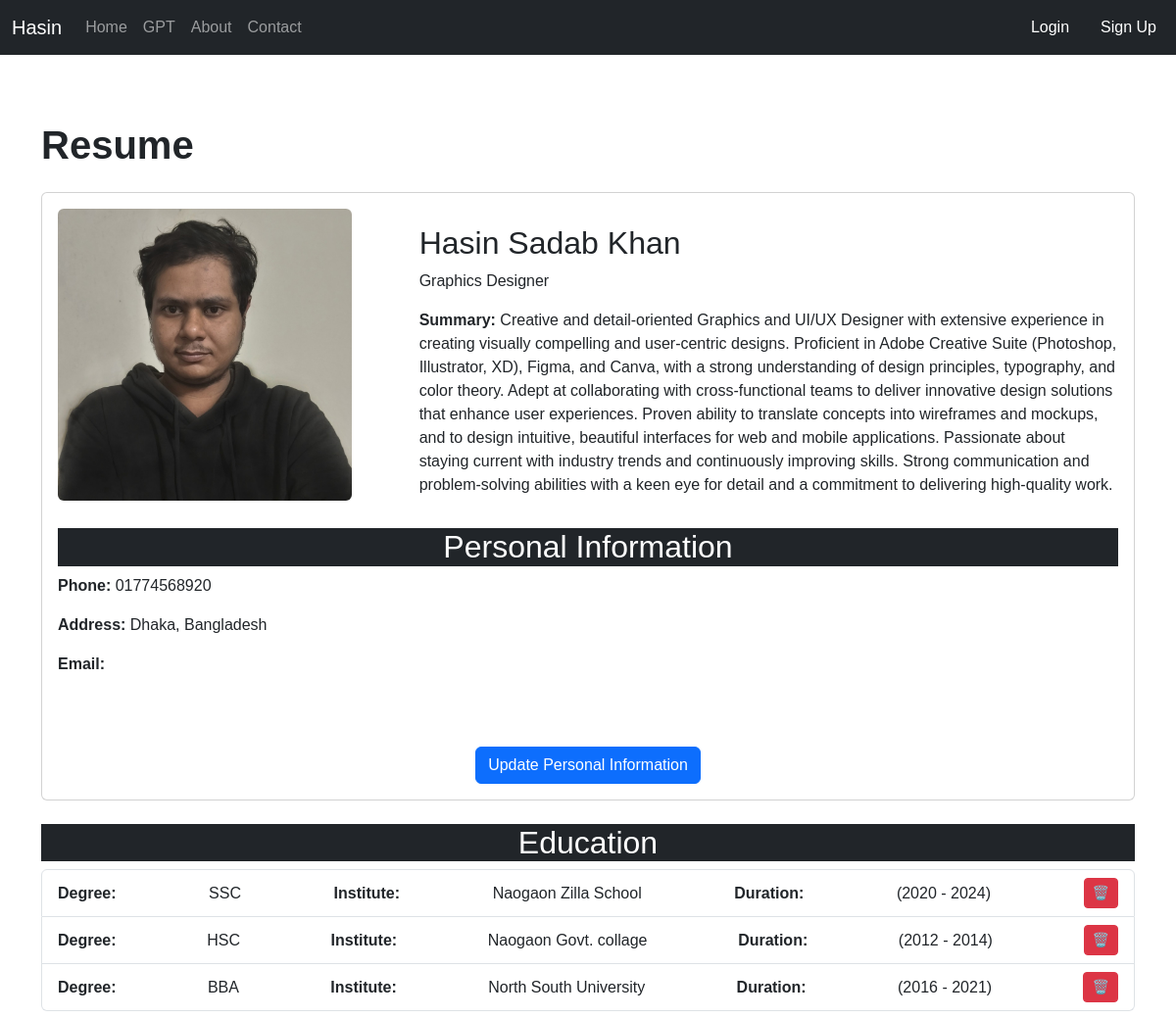
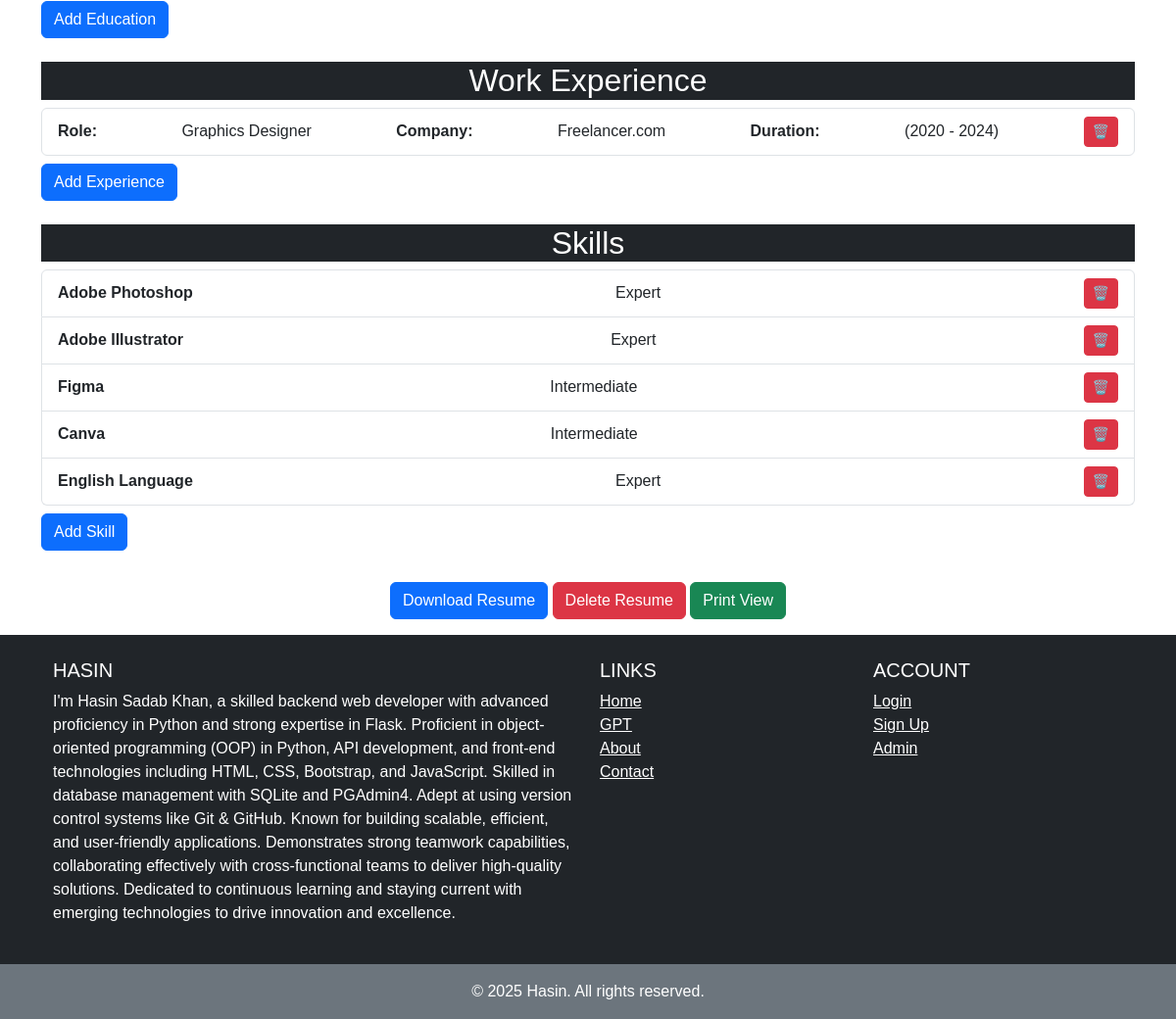
Screenshot of /resume_builder/resume/Arko Khan/ with the database file from the repository (2 pictures, top to bottom).
### resume_builder/models.py (models this page shows, shortened)
class ResumeHead(models.Model):
    user = models.ForeignKey(User, on_delete=models.CASCADE)
    name = models.CharField(max_length=100)
    occupation = models.CharField(max_length=100, blank=True)
    dob = models.DateField()
    image = models.ImageField(upload_to='profile_pics', blank=True)
    summary = models.TextField()
    address = models.CharField(max_length=100)
    phone = models.CharField(max_length=20)

class ResumeEducation(models.Model):
    resume = models.ForeignKey(ResumeHead, on_delete=models.CASCADE)
    degree = models.CharField(max_length=100)
    institute = models.CharField(max_length=100)
    start_year = models.IntegerField()
    end_year = models.IntegerField()

class ResumeExperience(models.Model):
    resume = models.ForeignKey(ResumeHead, on_delete=models.CASCADE)
    title = models.CharField(max_length=100)
    company = models.CharField(max_length=100)
    start_year = models.IntegerField()
    end_year = models.IntegerField()

class ResumeSkill(models.Model):
    SKILL_LEVEL = (
        ('Beginner', 'Beginner'),
        ('Intermediate', 'Intermediate'),
        ('Expert', 'Expert')
    )
    resume = models.ForeignKey(ResumeHead, on_delete=models.CASCADE)
    skill = models.CharField(max_length=100)
    level = models.CharField(max_length=100, choices=SKILL_LEVEL, default='Beginner')

### resume_builder/views.py (the view)
# urls.py: path("resume/<str:username>/", resume, name="resume"),
def resume(request, username):
    try:
        user = User.objects.get(username=username)
        cv = ResumeHead.objects.get(user=user)
        education = ResumeEducation.objects.filter(resume=cv)
        experience = ResumeExperience.objects.filter(resume=cv)
        skills = ResumeSkill.objects.filter(resume=cv)
        context = {
            "resume": cv,
            "education": education,
            "experience": experience,
            "skills": skills
        }
    except:
        messages.warning(request,"Resume does not exist")
        return redirect("create_resume")
    return render(request, 'resume/resume.html', context=context)

### templates/resume/resume.html (shortened to what this page needs)
{% extends 'base.html' %}
{% block content %}
<div class="container mt-5">
    <h1 class="mb-4">Resume</h1>
    {% if resume %}
    <div class="card mb-4">
        <div class="card-body align-items-center">
            <div class="row">
                <div class="col-md-4">
                    <img src="{{ resume.image.url }}" alt="Profile Image" class="img-fluid rounded me-3" style="width: 300px; height: auto;">
                </div>
                <div class="col-md-8 mt-3">
                    <h2 class="card-title">{{ resume.name }}</h2>
                    <p>{{ resume.occupation }}</p>
                    <p class="mt-3"><strong>Summary:</strong> {{ resume.summary }}</p>
                </div>
            </div>
            <div class="row my-3">
                <div class="col-md-12">
                    <h2 class="text-center bg-dark text-white">Personal Information</h2>
                    <p><strong>Phone:</strong> {{ resume.phone }}</p>
                    <p><strong>Address:</strong> {{ resume.address }}</p>
                    <p><strong>Email:</strong> {{ user.email }}</p>
                </div>
            </div>
        </div>
        <div class="text-center my-3">
            <a href="{% url 'update_resume' %}" class="btn btn-primary mt-2" >Update Personal Information</a>
        </div>
    </div>
    {% endif %}
    <div class="mb-4">
        <h2 class="text-center bg-dark text-white">Education</h2>
        <ul class="list-group">
            {% for e in education %}
            <li class="list-group-item d-flex justify-content-between align-items-center">
               <strong>Degree:</strong> {{ e.degree }}  <strong>Institute:</strong> {{ e.institute }} <strong>Duration:</strong> ({{ e.start_year }} - {{ e.end_year }})
                <a href="{% url 'delete_education' e.pk %}" class="btn btn-danger btn-sm text-white">🗑️</a>
            </li>
            {% endfor %}
        </ul>
        <a href="{% url 'add_education' %}" class="btn btn-primary mt-2">Add Education</a>
    </div>
    <div class="mb-4">
        <h2 class="text-center bg-dark text-white">Work Experience</h2>
        <ul class="list-group">
            {% for w in experience %}
            <li class="list-group-item d-flex justify-content-between align-items-center">
                <strong>Role:</strong>{{ w.title }}  <strong>Company:</strong> {{ w.company }} <strong>Duration:</strong> ({{ w.start_year }} - {{ w.end_year }})
                <a href="{% url 'delete_experience' w.pk %}" class="btn btn-danger btn-sm">🗑️</a>
            </li>
            {% endfor %}
        </ul>
        <a href="{% url 'add_experience' %}" class="btn btn-primary mt-2">Add Experience</a>
    </div>
    <div class="mb-4">
        <h2 class="text-center bg-dark text-white">Skills</h2>
        <ul class="list-group">
            {% for s in skills %}
            <li class="list-group-item d-flex justify-content-between align-items-center">
                <strong>{{ s.skill }}</strong>  {{ s.level }}
                <a href="{% url 'delete_skill' s.pk %}" class="btn btn-danger btn-sm">🗑️</a>
            </li>
            {% endfor %}
        </ul>
        <a href="{% url 'add_skill' %}" class="btn btn-primary mt-2">Add Skill</a>
    </div>
    <div class="text-center my-3">
        <a href="{% url 'generate_pdf' user.username %}" class="btn btn-primary mt-2" >Download Resume</a>
        <a href="{% url 'delete_resume' %}" class="btn btn-danger mt-2" >Delete Resume</a>
        <a href="{% url 'download_resume' user.username %}" class="btn btn-success mt-2" >Print View</a>
    </div>
</div>
{% endblock %}

### templates/base.html (shortened to what this page needs)
{% load bootstrap5 %}
<!doctype html>
<html lang="en">
  <head>
    {% bootstrap_css %}
    {% load static %}
    <link rel="stylesheet" href="{% static 'style.css' %}">
    {% load static %}
<link rel="stylesheet" type="text/css" href="{% static 'django_ckeditor_5/dist/styles.css' %}">
  </head>
  <body>
    <header>
        {% include 'navigation.html' %}
    </header>
    <main>
        {% block content %}{% endblock %}
    </main>
        {% include 'footer.html' %}
    {% load static %}
  </body>
</html>

### templates/navigation.html (shortened to what this page needs)
<nav class="navbar navbar-expand-lg navbar-dark bg-dark">
    <div class="container-fluid">
        <a class="navbar-brand" href="{% url 'home' %}">Hasin</a>
        <div class="collapse navbar-collapse" id="navbarNav">
            <ul class="navbar-nav me-auto">
                <li class="nav-item">
                    <a class="nav-link" aria-current="page" href="{% url 'home' %}">Home</a>
                </li>
                <li class="nav-item">
                    <a class="nav-link" href="{% url 'open_ai' %}">GPT</a>
                </li>
                <li class="nav-item">
                    <a class="nav-link" href="{% url 'about' %}">About</a>
                </li>
                <li class="nav-item">
                    <a class="nav-link" href="{% url 'contact' %}">Contact</a>
                </li>
            </ul>
            <ul class="navbar-nav ms-auto">
                {% if user.is_authenticated %}
                <li class="nav-item">
                    <a class="nav-link user_name" href="#">{{user.username}}</a>
                </li>
                <li class="nav-item">
                    <a class="nav-link btn btn-danger text-white" href="{% url 'logout' %}">Log Out</a>
                </li>
                {%else%}
                <li class="nav-item me-3">
                    <a class="nav-link btn btn-primary text-white" href="{% url 'login' %}">Login</a>
                </li>
                <li class="nav-item">
                    <a class="nav-link btn btn-danger text-white" href="{% url 'register' %}">Sign Up</a>
                </li>
                {%endif%}
            </ul>
        </div>
    </div>
</nav>

### templates/footer.html
<footer class="bg-dark text-center text-lg-start text-white">
    <div class="container p-4">
        <div class="row">
            <div class="col-lg-6 col-md-12 mb-4 mb-md-0">
                <h5 class="text-uppercase">Hasin</h5>
                <p>
                    I'm Hasin Sadab Khan, a skilled backend web developer with advanced proficiency in Python and strong expertise in Flask. Proficient in object-oriented programming (OOP) in Python, API development, and front-end technologies including HTML, CSS, Bootstrap, and JavaScript. Skilled in database management with SQLite and PGAdmin4. Adept at using version control systems like Git & GitHub. Known for building scalable, efficient, and user-friendly applications. Demonstrates strong teamwork capabilities, collaborating effectively with cross-functional teams to deliver high-quality solutions. Dedicated to continuous learning and staying current with emerging technologies to drive innovation and excellence.
                </p>
            </div>
            <div class="col-lg-3 col-md-6 mb-4 mb-md-0">
                <h5 class="text-uppercase">Links</h5>
                <ul class="list-unstyled mb-0">
                    <li>
                        <a href="{% url 'home' %}" class="text-white">Home</a>
                    </li>
                    <li>
                        <a href="{% url 'open_ai' %}" class="text-white">GPT</a>
                    </li>
                    <li>
                        <a href="{% url 'about' %}" class="text-white">About</a>
                    </li>
                    <li>
                        <a href="{% url 'contact' %}" class="text-white">Contact</a>
                    </li>
                </ul>
            </div>
            <div class="col-lg-3 col-md-6 mb-4 mb-md-0">
                <h5 class="text-uppercase">Account</h5>
                <ul class="list-unstyled mb-0">
                    <li>
                        <a href="{% url 'login' %}" class="text-white">Login</a>
                    </li>
                    <li>
                        <a href="{% url 'register' %}" class="text-white">Sign Up</a>
                    </li>
                    <li>
                        <a href="/admin" target="_blank" class="text-white">Admin</a>
                    </li>
                </ul>
            </div>
        </div>
    </div>
    <div class="text-center p-3 bg-secondary text-white copyright_text">
    </div>
</footer>

### static/style.css (style rules this page uses)
* { font-family: Arial, Helvetica, sans-serif; }
h1 { font-size: 2.5rem; font-weight: bold; padding-top: 20px; }

### rows the page displays
ResumeHead: image (picture), name "Hasin Sadab Khan", occupation "Graphics Designer", summary "Creative and detail-oriented Graphics and UI/UX Designer with extensive experience in creating visually compelling and user-centric designs. Proficient in Adobe Creative Suite (Photoshop, Illustrator, XD), Figma, and Canva, with a strong understanding of design principles, typography, and color theory. Adept at collaborating with cross-functional teams to deliver innovative design solutions that enhance user experiences. Proven ability to translate concepts into wireframes and mockups, and to design intuitive, beautiful interfaces for web and mobile applications. Passionate about staying current with industry trends and continuously improving skills. Strong communication and problem-solving…", phone "01774568920", address "Dhaka, Bangladesh"
ResumeEducation: degree "SSC", institute "Naogaon Zilla School", start_year "2020", end_year "2024"
ResumeEducation: degree "HSC", institute "Naogaon Govt. collage", start_year "2012", end_year "2014"
ResumeEducation: degree "BBA", institute "North South University", start_year "2016", end_year "2021"
ResumeExperience: title "Graphics Designer", company "Freelancer.com", start_year "2020", end_year "2024"
ResumeSkill: skill "Adobe Photoshop", level "Expert"
ResumeSkill: skill "Adobe Illustrator", level "Expert"
ResumeSkill: skill "Figma", level "Intermediate"
ResumeSkill: skill "Canva", level "Intermediate"
ResumeSkill: skill "English Language", level "Expert"
